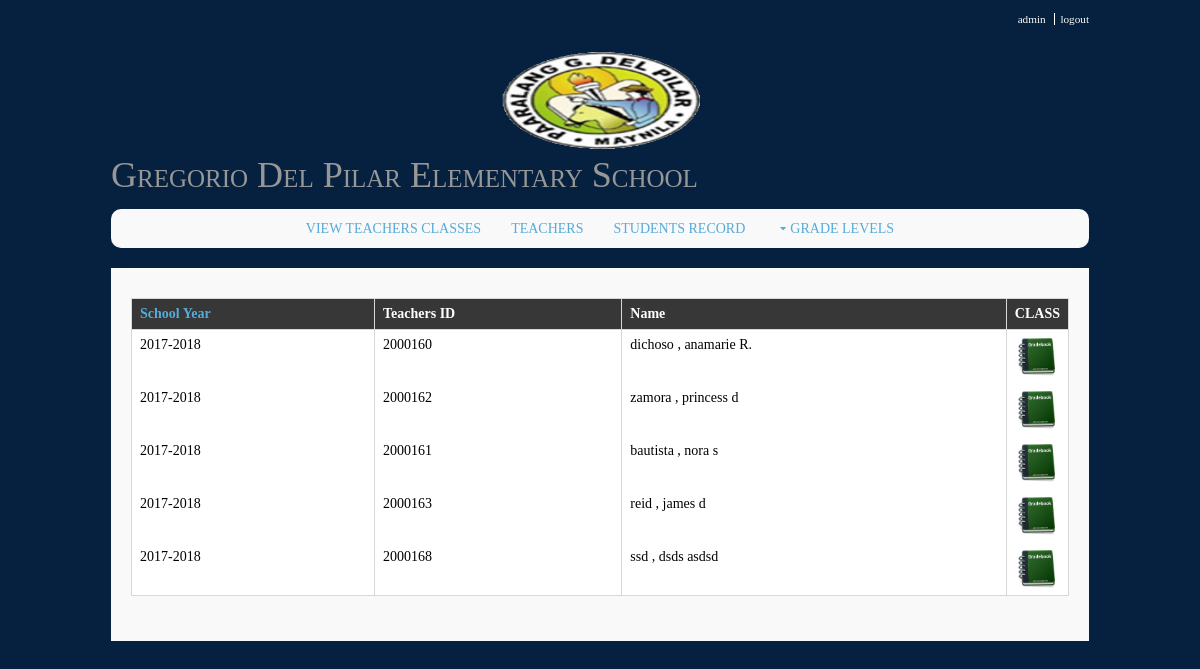
Page /view_teachers.php (signed in) on the earlier database version.
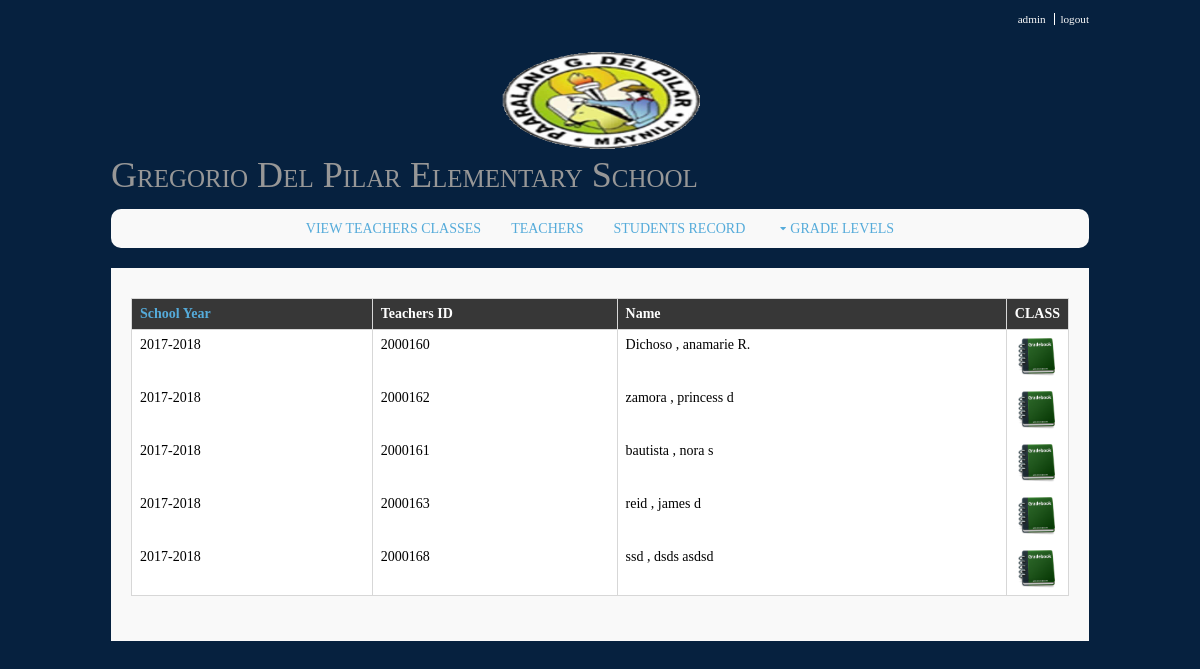
Same page on the later database version.
### tables this page shows
CREATE TABLE `teachersinfo` (
  `teachers_id` int(11) NOT NULL,
  `teachers_lname` varchar(255) NOT NULL,
  `teachers_fname` varchar(255) NOT NULL,
  `teachers_mname` varchar(255) NOT NULL,
  `teachers_bday` date NOT NULL,
  `teachers_age` int(80) NOT NULL,
  `teachers_gender` varchar(30) NOT NULL,
  `teachers_address` varchar(255) NOT NULL,
  `status` varchar(10) NOT NULL
);

### view_teachers.php (the view, shortened to what this page needs)
<?php
require "required_files.php";
  require_once ("functions/functions.php");
$query = "SELECT distinct ti.teachers_id,ti.teachers_lname,ti.teachers_fname,ti.teachers_mname,tc.school_year FROM teachersinfo ti,teachers_class tc WHERE tc.teachers_id=ti.teachers_id ";
$result = mysqli_query($connect, $query);
 ?>
<!DOCTYPE html>
<html>
<body>
<div class='wrapper row0'>
 <div id='topbar' class='clear'>
<nav>
 <ul>
 <li><a href="admin.php"> <?php echo $_SESSION['username'];?></a></li>
 <li><a href='logout.php'>logout</a></li>
 </ul>
 </nav>
 </div>
</div>
<?php
 echo layout();
?>
<div class="wrapper row2">
  <div class="rounded">
    <nav id="mainav" class="clear">
	 <?php
	 echo navigation_principal();
	?>
  </div>
</div>
<div class="wrapper row3">
  <div class="rounded">
    <main class="container clear">
		<table class="enrolled_students_tbl">
			<thead>
			<tr>
			<th><a href="javascript:Confirm()">School Year</a></th>
				<th>Teachers ID</th>
				<th>Name</th>
				<th> CLASS</th>
			</tr>
			</thead>
				<?php while ($row =  mysqli_fetch_assoc($result)) { ?>
			<tbody>
				<tr>
					<td><?php echo $row['school_year']; ?></td>
					<td><?php echo $row['teachers_id']; ?></td>
					<td><?php echo $row['teachers_lname']." , ".$row['teachers_fname'] ."  ". $row['teachers_mname']; ?></td>
					<td width="50" height="50" ><a href="teachersinfo.php?id=<?php echo $row['teachers_id'];?>">
					<img src="grade.png"> </a></td>
				<?php } ?>
				</tr>
			</tbody>
		</table>
    </main>
  </div>
</div>
</body>
</html>

### functions/functions.php (shortened to what this page needs)
<?php
    $g_level = "SELECT * FROM g_level";
    $grade_result = mysqli_query($connect, $g_level);
function layout(){
$output ="<html>";
$output .="<head>";
$output .=	"<title>Software Engineering</title>";
$output .=	"<meta charset='utf-8'>";
$output .=	"<meta name='viewport' content='width=device-width, initial-scale=1.0, maximum-scale=1.0, user-scalable=no'>";
$output .=	"<link href='layout/styles/layout.css' rel='stylesheet' type='text/css' media='all'>";
$output .=	"</head>";
$output .=	"<body id='op'>";
$output .=	"<div class='wrapper row1'>";
 $output .=	"<header id='header' class='clear'>";
 $output .=	"<center><img src='logo1.png' style='width:200px;height:100px;'></center> <br />";
 $output .=	"<div id='logo' class='fl_left'>";
 $output .=	"<h1>Gregorio Del Pilar Elementary School</h1><br>";
  $output .=	"</div>";
  $output .="  </header>";
  return $output;
}
function navigation_principal(){
  global $grade_result;
	$output = "<ul class='clear'>";
    $output .= "<li class='active'><a href='view_teachers.php'>view teachers classes</a></li>";
     $output .= "<li  class='active'><a href='teachers_prin.php'>teachers</a></li>";
	$output .=	"<li a class='active'> <a href='view_grade_level.php'>Students Record</a></li>";
  $output .=  "<li a class='active'> <a class='drop' href='#'>Grade levels</a><ul>";
  while ($row= mysqli_fetch_array($grade_result, MYSQLI_ASSOC)){
     $output .= "<li><a href='grade_levels.php?g_id=".$row['g_id']."'>" .$row['grade_name']. "</a></li>";
}
  $output .=  "</ul></li>";
	$output .=	"</ul>";
	$output .=	"</div>";
return $output;
}
?>

### layout/styles/layout.css (style rules this page uses)
#topbar { padding:10px 0 0 0; text-align:right; font-size:.8em; }
#topbar li { display:inline; margin-right:3px; padding-right:8px; border-right:1px solid; }
#topbar li:last-child { margin-right:0; padding-right:0; border:none; }
#header #logo h1 { margin:0 0 8px 0; padding:0; font-size:36px; line-height:12px; font-variant:small-caps; font-style:normal; }
.container { padding:20px 10px; }
nav ul, nav ol { margin:0; padding:0; list-style:none; }
#mainav .drop::after, #mainav li li .drop::after, #breadcrumb li a::after, .sidebar nav a::after { position:absolute; font-family:"FontAwesome"; font-size:10px; line-height:10px; }
#mainav { text-align:center; text-transform:uppercase; }
#mainav li { display:inline-block; position:relative; margin:0 30px 0 0; padding:0; }
#mainav li:last-child { margin-right:0; }
#mainav li a { display:block; padding:0; }
#mainav .drop { padding-left:15px; }
#mainav .drop::after, #mainav li li .drop::after { content:"\f0d7"; }
#mainav .drop::after { top:5px; left:5px; }
table, th, td { border:1px solid; border-collapse:collapse; vertical-align:top; box-sizing:border-box; }
table, th { table-layout:auto; }
table { width:100%; margin-bottom:15px; }
th, td { padding:5px 8px; }
td { border-width:0 1px; }
.rounded, input, button, textarea, #header input, #footer input, #slide-wrapper figcaption, .avatar, #comments li, .faico a, #twitter, .pagination a, .pagination strong { border-radius:10px; }
body { color:#F9F9F9; background-color:#06213F; }
a { color:#55ABDA; }
.rounded { background-color:#F9F9F9; }
.row0, .row0 a { color:#F9F9F9; background-color:#06213F; }
.row1 { color:#979797; background-color:#06213F; }
.row1 a { color:#F9F9F9; background-color:inherit; }
.row2, .row2 a { color:#06213F; background-color:inherit; }
.row3 { color:black; background-color:#F9F9F9; }
#topbar li { border-color:#FFFFFF; }
#mainav li a { color:inherit; }
#mainav .active a, #mainav a:hover, #mainav li:hover > a { color:#55ABDA; background-color:inherit; }
table, th, td, #comments .avatar, #comments input, #comments textarea { border-color:#D7D7D7; }
th { color:#FFFFFF; background-color:#373737; }
tr, #comments li, #comments input[type="submit"], #comments input[type="reset"] { background-color:#FBFBFB; }
tr:nth-child(odd), #comments li:nth-child(odd) { color:inherit; background-color:#FFFFFF; }
table a, #comments a { background-color:inherit; }
@media screen and (min-width:978px) { .wrapper { max-width:978px; } }

### layout/styles/framework.css (style rules this page uses)
html { overflow-y:scroll; }
body { margin:0; padding:0; font-size:14px; line-height:1.4em; }
.clear, .group { display:block; }
.clear::before, .clear::after, .group::before, .group::after { display:table; content:""; }
.clear, .clear::after, .group, .group::after { clear:both; }
a { outline:none; text-decoration:none; }
.fl_left, .imgl { float:left; }
img { width:auto; max-width:100%; height:auto; margin:0; padding:0; border:none; line-height:normal; vertical-align:middle; box-sizing:border-box; }
body, h1, h2, h3, h4, h5, h6, .heading { font-family:Georgia, "Times New Roman", Times, serif; }
h1, h2, h3, h4, h5, h6, .heading { display:block; margin:0 0 20px 0; font-size:16px; line-height:normal; font-weight:normal; font-style:normal; }
.wrapper { display:block; margin:0 auto 20px; text-align:left; word-wrap:break-word; }
.rounded, #topbar, #header, #mainav, #slider, .container, #footer, #copyright { display:block; width:100%; box-sizing:border-box; }
.rounded { margin:0; padding:10px; }
address, article, aside, figcaption, figure, footer, header, main, nav, section { display:block; margin:0; padding:0; }

Differences in the rows shown:
changed teachersinfo "anamarie": teachers_lname "dichoso" → "Dichoso"
